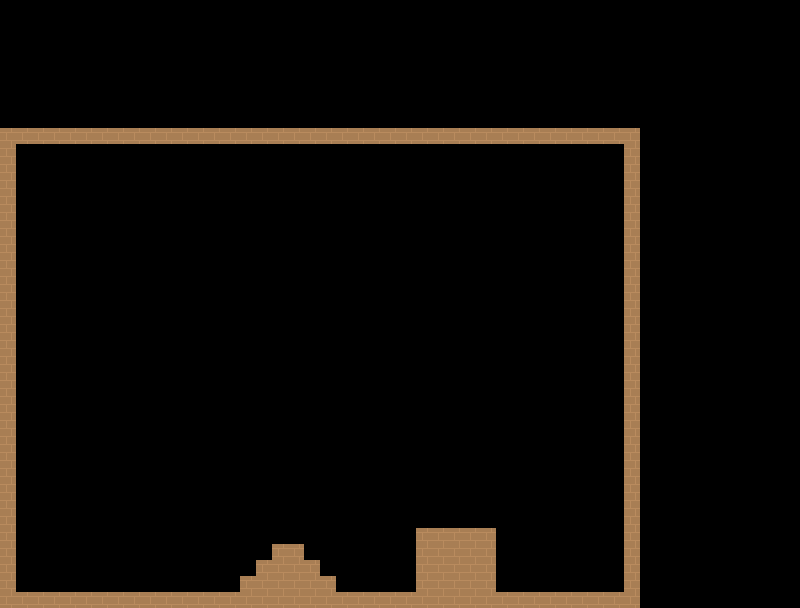

A level layout from a 2D game, rendered from its tile map. Below: a short description, then the map file with tile-grid data replaced by summaries:
An orthogonal 50x38 tile map with 16x16 px tiles, 1 tile layer (Tile Layer 1), 2 tilesets.

<map version="1.0" orientation="orthogonal" renderorder="right-down" width="50" height="38" tilewidth="16" tileheight="16" nextobjectid="1">
 <tileset firstgid="1" name="TestRoomSeminar" tilewidth="16" tileheight="16" margin="1">
  <image source="roguelikeSheet_transparent.png" width="968" height="526" />
 </tileset>
 <tileset firstgid="1921" name="gfg" tilewidth="16" tileheight="16" spacing="1">
  <image source="roguelikeSheet_transparent.png" width="968" height="526" />
 </tileset>
 <layer name="Tile Layer 1" width="50" height="38">
  <data>[1900 cells, 168 non-empty, 1 distinct tile ids]</data>
 </layer>
</map>
